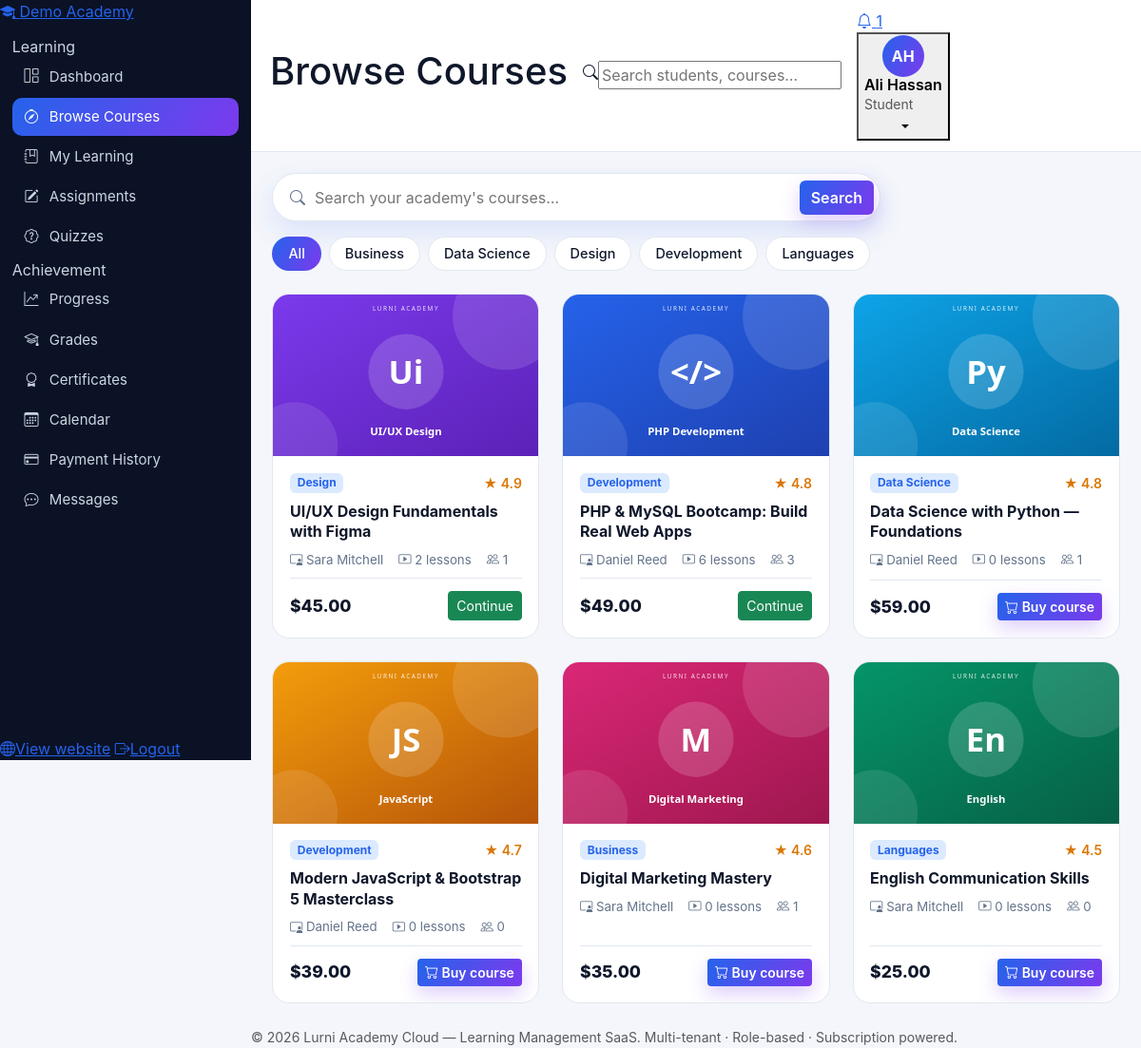
Screenshot of /student/browse.php (signed in) with the database file from the repository.
### tables this page shows
CREATE TABLE tenants (
  id INT UNSIGNED AUTO_INCREMENT PRIMARY KEY,
  name VARCHAR(160) NOT NULL,
  slug VARCHAR(160) NOT NULL UNIQUE,
  org_type ENUM('academy','school','university','training_center','individual') NOT NULL DEFAULT 'academy',
  email VARCHAR(190) NULL,
  phone VARCHAR(40) NULL,
  website VARCHAR(190) NULL,
  country VARCHAR(80) NULL,
  logo VARCHAR(255) NULL,
  status ENUM('active','suspended','cancelled') NOT NULL DEFAULT 'active',
  created_at DATETIME NOT NULL DEFAULT CURRENT_TIMESTAMP,
  updated_at DATETIME NOT NULL DEFAULT CURRENT_TIMESTAMP ON UPDATE CURRENT_TIMESTAMP
);

CREATE TABLE categories (
  id INT UNSIGNED AUTO_INCREMENT PRIMARY KEY,
  tenant_id INT UNSIGNED NOT NULL,
  name VARCHAR(120) NOT NULL,
  slug VARCHAR(120) NOT NULL,
  icon VARCHAR(60) NULL,
  color VARCHAR(20) NULL,
  description VARCHAR(255) NULL,
  status ENUM('active','hidden') NOT NULL DEFAULT 'active',
  created_at DATETIME NOT NULL DEFAULT CURRENT_TIMESTAMP,
  UNIQUE KEY uq_cat_tenant_slug (tenant_id, slug),
  CONSTRAINT fk_cat_tenant FOREIGN KEY (tenant_id) REFERENCES tenants(id) ON DELETE CASCADE
);

CREATE TABLE courses (
  id INT UNSIGNED AUTO_INCREMENT PRIMARY KEY,
  tenant_id INT UNSIGNED NOT NULL,
  instructor_id INT UNSIGNED NULL,
  category_id INT UNSIGNED NULL,
  title VARCHAR(190) NOT NULL,
  slug VARCHAR(190) NOT NULL,
  subtitle VARCHAR(255) NULL,
  description TEXT NULL,
  objectives TEXT NULL,
  requirements TEXT NULL,
  thumbnail VARCHAR(255) NULL,
  level ENUM('beginner','intermediate','advanced','all_levels') NOT NULL DEFAULT 'beginner',
  price DECIMAL(10,2) NOT NULL DEFAULT 0,
  old_price DECIMAL(10,2) NULL,
  language VARCHAR(60) NOT NULL DEFAULT 'English',
  rating DECIMAL(3,2) NOT NULL DEFAULT 0,
  status ENUM('draft','published','archived') NOT NULL DEFAULT 'draft',
  approval_status ENUM('pending','approved','rejected') NOT NULL DEFAULT 'approved',
  visibility ENUM('public','unlisted','private') NOT NULL DEFAULT 'public',
  is_featured TINYINT(1) NOT NULL DEFAULT 0,
  duration_minutes INT UNSIGNED NOT NULL DEFAULT 0,
  created_at DATETIME NOT NULL DEFAULT CURRENT_TIMESTAMP,
  updated_at DATETIME NOT NULL DEFAULT CURRENT_TIMESTAMP ON UPDATE CURRENT_TIMESTAMP,
  UNIQUE KEY uq_course_tenant_slug (tenant_id, slug),
  INDEX idx_course_tenant_status (tenant_id, status),
  CONSTRAINT fk_course_tenant FOREIGN KEY (tenant_id) REFERENCES tenants(id) ON DELETE CASCADE,
  CONSTRAINT fk_course_instructor FOREIGN KEY (instructor_id) REFERENCES instructors(id) ON DELETE SET NULL,
  CONSTRAINT fk_course_category FOREIGN KEY (category_id) REFERENCES categories(id) ON DELETE SET NULL
);

### includes/functions.php (called while the page is built, shortened)
<?php
function e(?string $v): string { return htmlspecialchars($v ?? '', ENT_QUOTES, 'UTF-8'); }
function getp(string $key, string $default = ''): string { return trim((string)($_GET[$key] ?? $default)); }
function money($n): string { return '$' . number_format((float)$n, 2); }
function current_user(): ?array { return $_SESSION['user'] ?? null; }

### includes/auth.php (called while the page is built, shortened)
<?php
require_once __DIR__ . '/functions.php';
function role_home(string $role): string {
    return match ($role) {
        'super_admin' => '/super-admin/index.php',
        'admin'       => '/admin/dashboard.php',
        'instructor'  => '/instructor/dashboard.php',
        'student'     => '/student/dashboard.php',
        default       => '/index.php',
    };
}

### student/browse.php (the view, shortened to what this page needs)
<?php
require_once __DIR__ . '/../includes/auth.php';
$me = require_role(['student']);
$pdo = db(); check_tenant_active($pdo);
$tid = require_tenant();
$pageTitle = 'Browse Courses'; $active = 'browse';
$s = $pdo->prepare('SELECT id FROM students WHERE user_id=? AND tenant_id=?');
$s->execute([$me['id'], $tid]); $sid = (int)$s->fetchColumn();
$q = getp('q'); $catSlug = getp('category');
$cats = $pdo->prepare("SELECT name, slug FROM categories WHERE tenant_id=? AND status='active' ORDER BY name");
$cats->execute([$tid]); $cats = $cats->fetchAll();
$where = ['c.tenant_id=?', "c.status='published'", "c.approval_status='approved'", "c.visibility<>'private'"]; $args = [$tid];
$s = $pdo->prepare("SELECT c.*, cat.name AS category_name, u.name AS instructor_name,
    (SELECT COUNT(*) FROM lessons l WHERE l.course_id=c.id) AS lesson_count,
    (SELECT COUNT(*) FROM enrollments e2 WHERE e2.course_id=c.id) AS learners,
    (SELECT COUNT(*) FROM enrollments e3 WHERE e3.course_id=c.id AND e3.student_id=? AND e3.status IN ('active','completed')) AS enrolled,
    (SELECT COUNT(*) FROM enrollments e4 WHERE e4.course_id=c.id AND e4.student_id=? AND e4.status='pending') AS enrollment_pending
    FROM courses c LEFT JOIN categories cat ON cat.id=c.category_id
    LEFT JOIN instructors i ON i.id=c.instructor_id LEFT JOIN users u ON u.id=i.user_id
    WHERE " . implode(' AND ', $where) . ' ORDER BY c.is_featured DESC, c.rating DESC LIMIT 60');
$s->execute(array_merge([$sid, $sid], $args)); $rows = $s->fetchAll();
require __DIR__ . '/../includes/header.php';
?>
<form class="hero-search mb-3" method="get" style="max-width:640px">
  <i class="bi bi-search"></i><input type="search" name="q" value="<?= e($q) ?>" placeholder="Search your academy's courses…">
  <button class="btn btn-gradient" type="submit">Search</button>
</form>
<div class="d-flex flex-wrap gap-2 mb-4">
  <a class="filter-chip <?= $catSlug === '' ? 'active' : '' ?>" href="/student/browse.php">All</a>
  <?php foreach ($cats as $cat): ?><a class="filter-chip <?= $catSlug === $cat['slug'] ? 'active' : '' ?>" href="/student/browse.php?category=<?= e($cat['slug']) ?>"><?= e($cat['name']) ?></a><?php endforeach; ?>
</div>
<div class="row g-4">
  <?php foreach ($rows as $c): ?>
  <div class="col-md-6 col-xl-4"><article class="course-card">
    <a href="/student/course.php?id=<?= (int)$c['id'] ?>"><img src="<?= e($c['thumbnail'] ?: '/assets/img/course-default.svg') ?>" class="course-thumb" alt=""></a>
    <div class="course-body">
      <div class="d-flex justify-content-between"><span class="badge bg-primary-subtle text-primary"><?= e($c['category_name'] ?? 'General') ?></span>
      <span class="small text-warning fw-semibold">★ <?= number_format((float)$c['rating'], 1) ?></span></div>
      <a class="course-title" href="/student/course.php?id=<?= (int)$c['id'] ?>"><?= e($c['title']) ?></a>
      <div class="course-meta"><span><i class="bi bi-person-video3"></i> <?= e($c['instructor_name'] ?? 'Instructor') ?></span><span><i class="bi bi-play-btn"></i> <?= (int)$c['lesson_count'] ?> lessons</span><span><i class="bi bi-people"></i> <?= (int)$c['learners'] ?></span></div>
      <div class="course-foot"><span class="price"><?= (float)$c['price'] > 0 ? money($c['price']) : 'Free' ?></span>
      <?php if ((int)$c['enrolled']): ?><a class="btn btn-sm btn-success" href="/student/course.php?id=<?= (int)$c['id'] ?>">Continue</a>
      <?php elseif ((int)$c['enrollment_pending']): ?><a class="btn btn-sm btn-warning" href="/student/payments.php"><i class="bi bi-hourglass-split"></i> Awaiting verification</a>
      <?php elseif ((float)$c['price'] > 0): ?><button class="btn btn-sm btn-gradient" data-bs-toggle="modal" data-bs-target="#buyModal<?= (int)$c['id'] ?>"><i class="bi bi-cart"></i> Buy course</button>
      <?php else: ?><form method="post" action="/api/enroll.php" class="d-inline"><?= csrf_field() ?><input type="hidden" name="course_id" value="<?= (int)$c['id'] ?>"><button class="btn btn-sm btn-gradient">Enroll free</button></form><?php endif; ?>
      </div>
    </div></article></div>
  <?php endforeach; ?>
</div>
<?php require __DIR__ . '/../includes/footer.php'; ?>

### includes/sidebar.php (shortened to what this page needs)
<?php
$u = current_user();
$role = $u['role'] ?? 'student';
$active = $active ?? '';
$tenantName = $tenantName ?? APP_NAME;
$items = $menus[$role] ?? $menus['student'];
?>
<aside class="sidebar" id="appSidebar">
  <a class="sidebar-brand" href="<?= e(role_home($role)) ?>">
    <span class="brand-mark"><i class="bi bi-mortarboard-fill"></i></span>
    <span class="brand-text"><?= e($tenantName) ?></span>
  </a>
  <nav class="sidebar-nav">
    <?php foreach ($items as $item): ?>
      <?php if (isset($item['section'])): ?>
        <div class="nav-section"><?= e($item['section']) ?></div>
      <?php else: ?>
        <a class="nav-link-app <?= $active === $item['key'] ? 'active' : '' ?>" href="<?= e($item['href']) ?>">
          <i class="bi <?= e($item['icon']) ?>"></i><span><?= e($item['label']) ?></span>
        </a>
      <?php endif; ?>
    <?php endforeach; ?>
  </nav>
  <div class="sidebar-foot">
    <a class="nav-link-app" href="/index.php"><i class="bi bi-globe"></i><span>View website</span></a>
    <a class="nav-link-app" href="/auth/logout.php"><i class="bi bi-box-arrow-right"></i><span>Logout</span></a>
  </div>
</aside>

### assets/css/style.css (style rules this page uses)
:root { --blue:#2563eb; --blue-dark:#1d4ed8; --violet:#7c3aed; --violet-soft:#ede9fe; --ink:#0f172a; --muted:#64748b; --line:#e2e8f0; --bg:#f4f6fb; --card:#ffffff; --grad:linear-gradient(120deg,#2563eb 0%,#7c3aed 100%); --grad-soft:linear-gradient(135deg,#dbeafe 0%,#ede9fe 55%,#ffffff 100%); }
body { background:var(--bg);color:var(--ink);font-family:'Inter',system-ui,-apple-system,'Segoe UI',Roboto,sans-serif; }
a { color:var(--blue); }
.btn-gradient { background:var(--grad);color:#fff;border:none;font-weight:600;box-shadow:0 8px 20px rgba(124,58,237,.25); }
.hero-search { display:flex;align-items:center;gap:.5rem;background:#fff;border:1px solid var(--line);border-radius:999px;padding:.4rem .4rem .4rem 1.1rem;box-shadow:0 12px 30px rgba(37,99,235,.12); }
.hero-search i { color:var(--muted); }
.hero-search input { border:none;outline:none;flex:1;background:transparent; }
.course-card { background:#fff;border:1px solid var(--line);border-radius:18px;overflow:hidden;height:100%;display:flex;flex-direction:column;transition:.2s; }
.course-thumb { width:100%;height:170px;object-fit:cover;display:block; }
.course-body { padding:1.1rem;display:flex;flex-direction:column;gap:.55rem;flex:1; }
.course-title { font-weight:700;color:var(--ink);text-decoration:none;line-height:1.35; }
.course-meta { display:flex;gap:1rem;flex-wrap:wrap;color:var(--muted);font-size:.83rem; }
.course-foot { margin-top:auto;display:flex;justify-content:space-between;align-items:center;border-top:1px solid var(--line);padding-top:.8rem; }
.course-foot .price { font-weight:800;font-size:1.1rem; }
.filter-chip { border:1px solid var(--line);background:#fff;color:var(--ink);border-radius:999px;padding:.4rem 1rem;text-decoration:none;font-weight:500;font-size:.9rem; }
.filter-chip.active { background:var(--grad);color:#fff;border-color:transparent; }
.sidebar { width:264px;background:#0b1226;color:#cbd5e1;display:flex;flex-direction:column;position:sticky;top:0;height:100vh;flex-shrink:0;z-index:60; }
.sidebar nav { padding:.8rem;overflow-y:auto;flex:1; }
.sidebar nav a { display:flex;align-items:center;gap:.7rem;color:#cbd5e1;text-decoration:none;padding:.55rem .8rem;border-radius:10px;font-size:.94rem;margin-bottom:2px; }
.sidebar nav a.active { background:var(--grad);color:#fff; }
.badge.bg-primary-subtle { background:#dbeafe !important; }
.text-primary { color:var(--blue) !important; }
.text-warning { color:#d97706 !important; }
img { max-width:100%; }

### rows the page displays
tenants: name "Demo Academy"
categories: name "Business"
categories: name "Data Science"
categories: name "Design"
categories: name "Development"
categories: name "Languages"
courses: thumbnail (picture), category.name "Design", rating "4.9", title "UI/UX Design Fundamentals with Figma", instructor_name "Sara Mitchell", lesson_count "2", learners "1", price "$45.00"
courses: thumbnail (picture), category.name "Development", rating "4.8", title "PHP & MySQL Bootcamp: Build Real Web Apps", instructor_name "Daniel Reed", lesson_count "6", learners "3", price "$49.00"
courses: thumbnail (picture), category.name "Data Science", rating "4.8", title "Data Science with Python — Foundations", instructor_name "Daniel Reed", lesson_count "0", learners "1", price "$59.00"
courses: thumbnail (picture), category.name "Development", rating "4.7", title "Modern JavaScript & Bootstrap 5 Masterclass", instructor_name "Daniel Reed", lesson_count "0", learners "0", price "$39.00"
courses: thumbnail (picture), category.name "Business", rating "4.6", title "Digital Marketing Mastery", instructor_name "Sara Mitchell", lesson_count "0", learners "1", price "$35.00"
courses: thumbnail (picture), category.name "Languages", rating "4.5", title "English Communication Skills", instructor_name "Sara Mitchell", lesson_count "0", learners "0", price "$25.00"

### other values shown
$item['section'] "Learning"
$item['label'] "Dashboard"
$item['label'] "Browse Courses"
$item['label'] "My Learning"
$item['label'] "Assignments"
$item['label'] "Quizzes"
$item['section'] "Achievement"
$item['label'] "Progress"
$item['label'] "Grades"
$item['label'] "Certificates"
$item['label'] "Calendar"
$item['label'] "Payment History"
$item['label'] "Messages"
$pageTitle "Browse Courses"
$unread "1"
